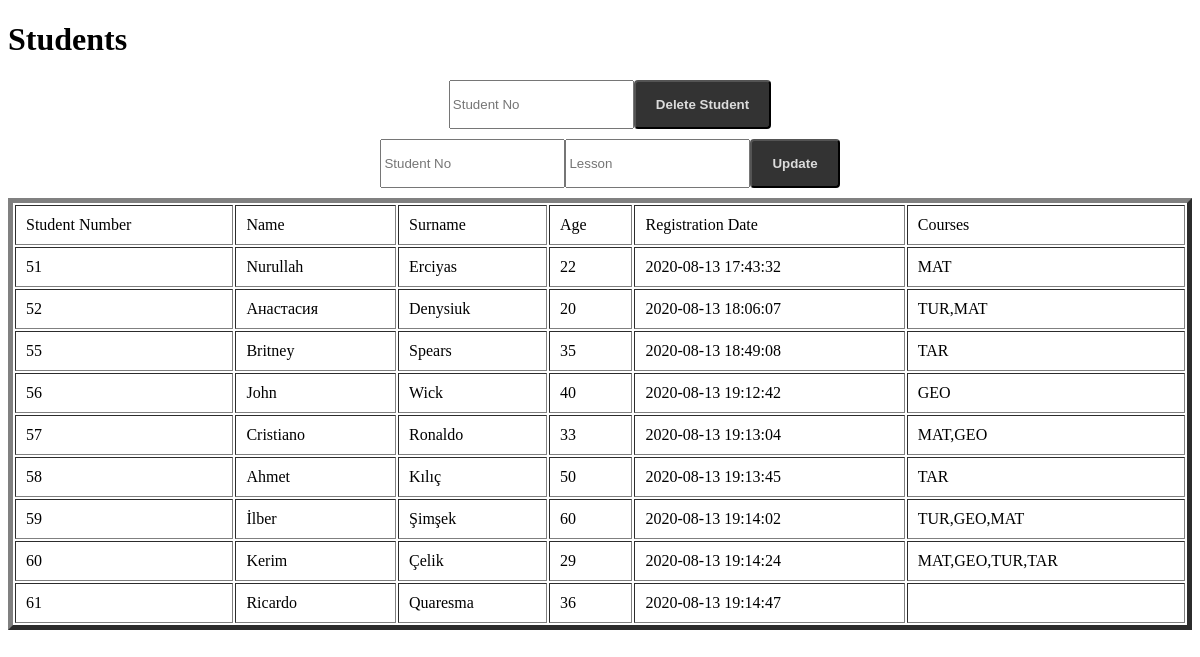
Page /listele.php on the committed database.
### tables this page shows
CREATE TABLE `ogrenciler` (
  `number` int(30) NOT NULL,
  `name` varchar(50) NOT NULL,
  `surname` varchar(50) NOT NULL,
  `age` int(30) NOT NULL,
  `date` timestamp NOT NULL DEFAULT CURRENT_TIMESTAMP,
  `lesson` varchar(50) NOT NULL
);

### listele.php (the view, shortened to what this page needs)
<!DOCTYPE html>
<html>
<head>
	<link rel="stylesheet" href="css.css">
</head>
	<table border="5" width="100%" cellpadding="10">
		<h1>Students</h1>
	<tr>
		<td>Student Number</td>
		<td>Name</td>
		<td>Surname</td>
		<td>Age</td>
		<td>Registration Date</td>
		<td>Courses</td>
	</tr>
	<form name="ÖğrenciSil" action="<?=$SERVER['PHP_SELF']?>" method="post">
	<div class="form2">
		<br>
			<input type="text" name="number" placeholder="Student No" value=""><br>
		<button type="submit" name="btnsil" class="btn2">Delete Student</button>
	</div>
	</form>
<form action="<?=$SERVER['PHP_SELF']?>" method="POST">
		<div class="form2">
			<input type="text" name="number" placeholder="Student No" value=""><br>
		<br>
			<input type="text" name="lesson" placeholder="Lesson" value=""><br>
			<br>
			<button type="submit" name="btnguncelle" class="btn2">Update</button>
		</div>
	</form>
<tbody>
	<?php
	include 'db.php';
$sql="select * from ogrenciler";
$kontrol=mysqli_query($connect,$sql);
while ($row=mysqli_fetch_assoc($kontrol))
{
	echo "<tr>";
	echo "<td>".$row["number"]."</td>";
	echo "<td>".$row["name"]."</td>";
	echo "<td>".$row["surname"]."</td>";
	echo "<td>".$row["age"]."</td>";
	echo "<td>".$row["date"]."</td>";
	echo "<td>".$row["lesson"]."</td>";
	echo "</tr>";
}
	?>
</table>
</html>

### css.css (style rules this page uses)
.btn2 { padding: 15px 20px; background-color: #333; color: #DCDCDC; font-weight: bold; border-radius: 4px; }
.form2 { width: 100%; margin: 10px ; background-color: transparent; display: flex; justify-content: center; }

### rows in the picture
ogrenciler: number "51", name "Nurullah", surname "Erciyas", age "22", date "2020-08-13 17:43:32", lesson "MAT"
ogrenciler: number "52", name "Анастасия", surname "Denysiuk", age "20", date "2020-08-13 18:06:07", lesson "TUR,MAT"
ogrenciler: number "55", name "Britney", surname "Spears", age "35", date "2020-08-13 18:49:08", lesson "TAR"
ogrenciler: number "56", name "John", surname "Wick", age "40", date "2020-08-13 19:12:42", lesson "GEO"
ogrenciler: number "57", name "Cristiano", surname "Ronaldo", age "33", date "2020-08-13 19:13:04", lesson "MAT,GEO"
ogrenciler: number "58", name "Ahmet", surname "Kılıç", age "50", date "2020-08-13 19:13:45", lesson "TAR"
ogrenciler: number "59", name "İlber", surname "Şimşek", age "60", date "2020-08-13 19:14:02", lesson "TUR,GEO,MAT"
ogrenciler: number "60", name "Kerim", surname "Çelik", age "29", date "2020-08-13 19:14:24", lesson "MAT,GEO,TUR,TAR"
ogrenciler: number "61", name "Ricardo", surname "Quaresma", age "36", date "2020-08-13 19:14:47"
